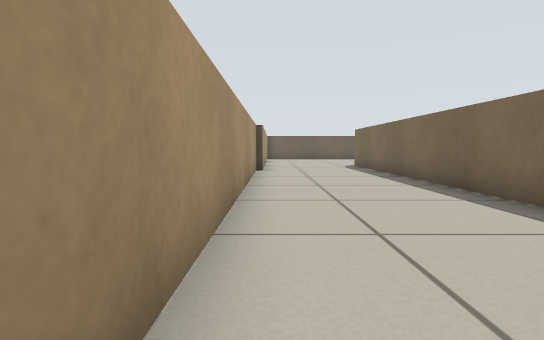
view 1 (above)

23 first-person views from a walk through a world built for the Player/Stage simulator. The camera is 0.41 m above the floor, tilts 4° down and sees 80° across. The lines on the ground mark 1 m squares. The floor is counted in squares, 0.5 m on a side. Each view is taken from the middle of a square. On the plan, view 1 faces up. The plan holds only what a view shows up to about 11 squares ahead; the rest is blank. Robots are left out.

view 2
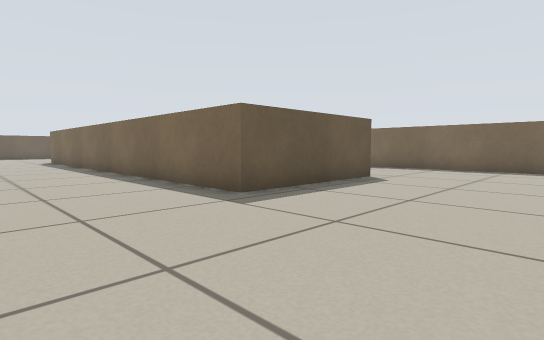

view 3
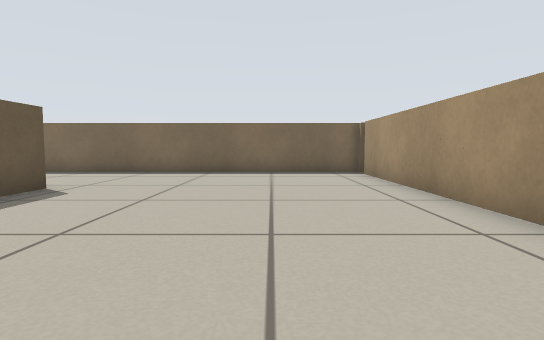

view 4
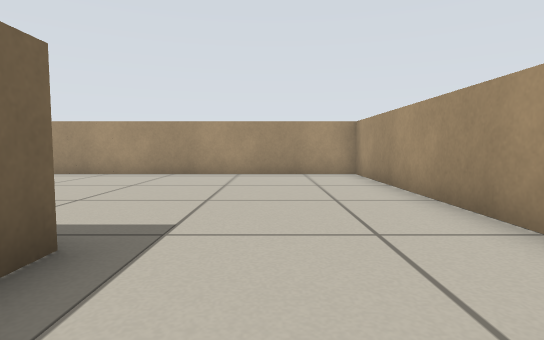

view 5
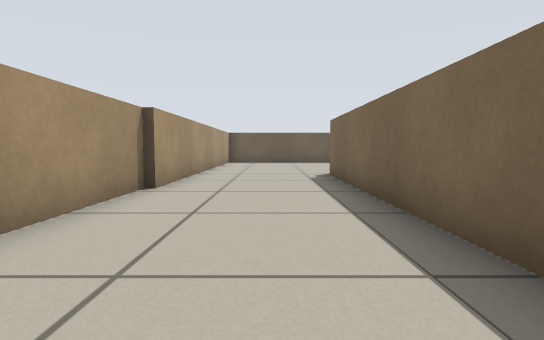

view 6
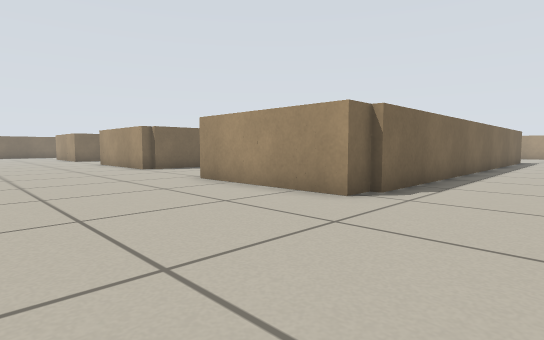

view 7
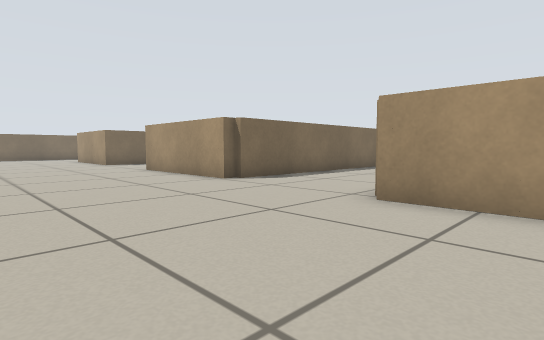

view 8
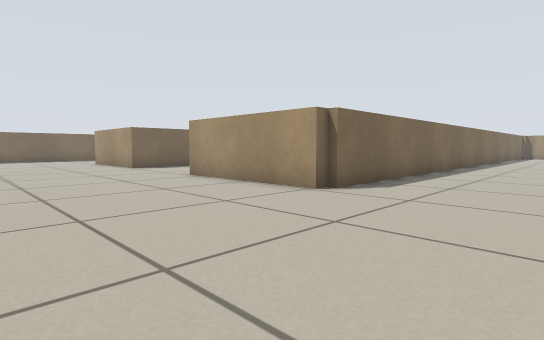

view 9
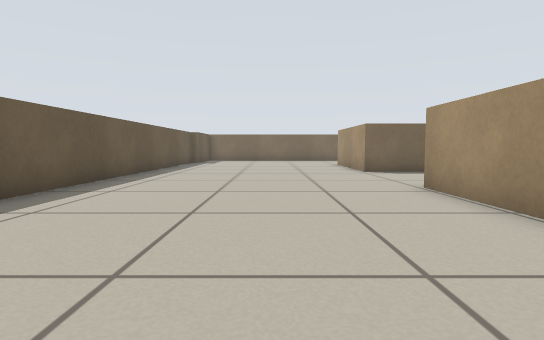

view 10
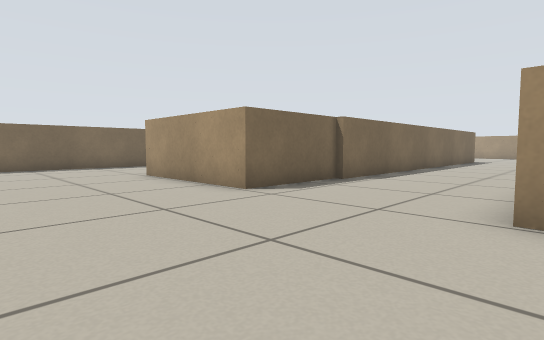

view 11
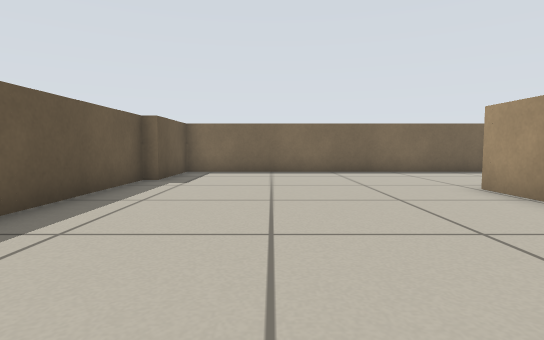

view 12
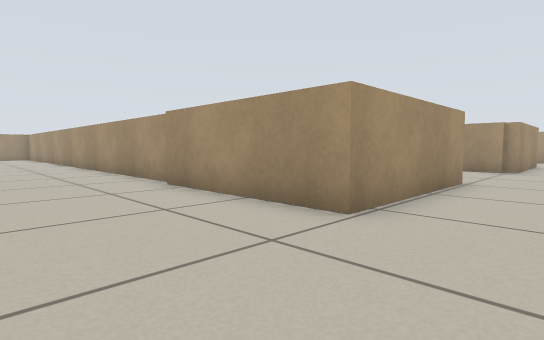

view 13
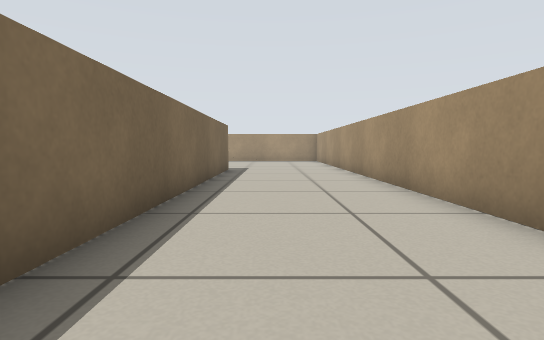

view 14
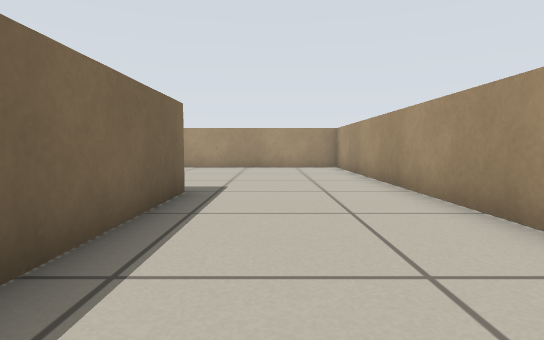

view 15
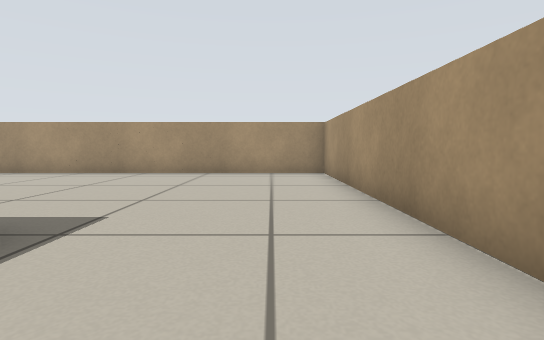

view 16
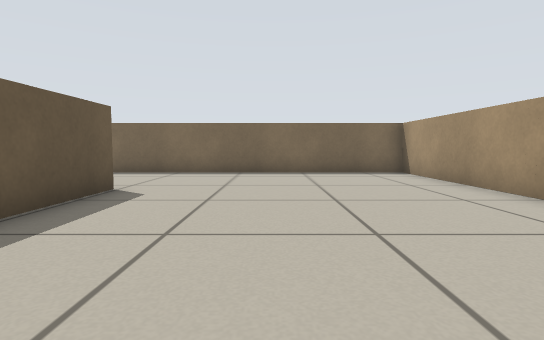

view 17
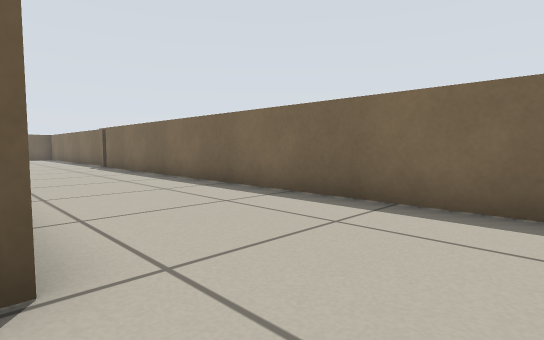

view 18
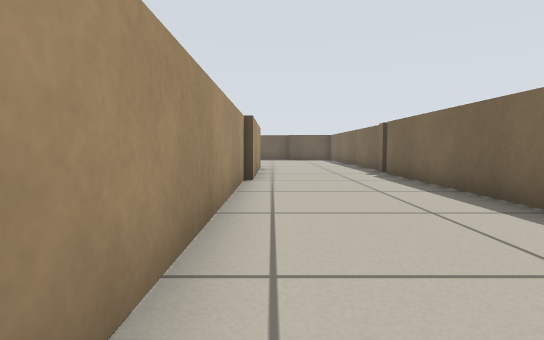

view 19
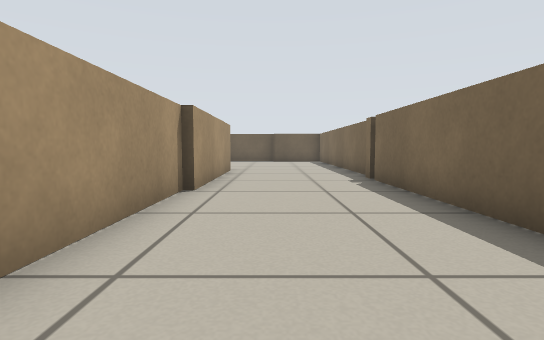

view 20
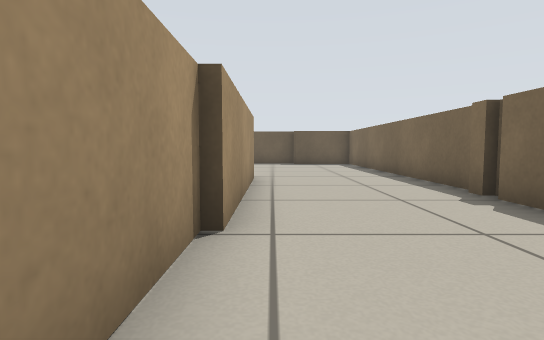

view 21
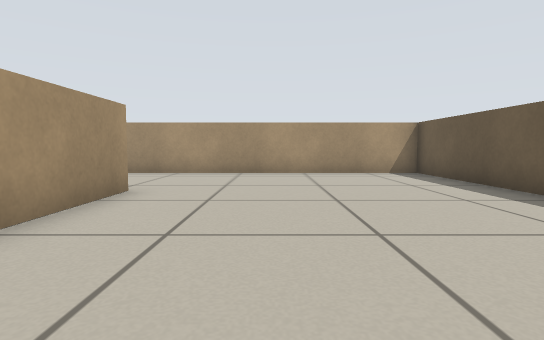

view 22
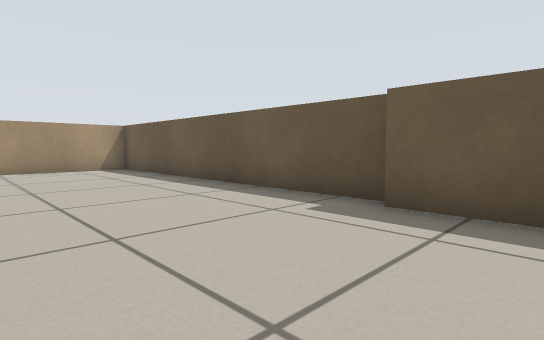

view 23
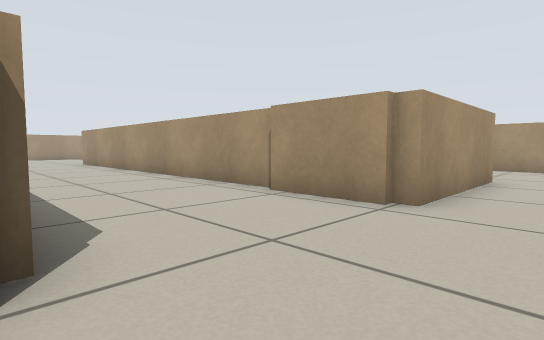

### Floor plan
Points are (right, up) in squares from view 1. A wall is a line through its corners. A room is listed if a view was taken in it or the views show most of it. See-through windows are left out.
Room 1 (views 1, 2, 3, 4, 5, 6, 7, 8, 9, 10, 11, 12, 13, 14, 15, 16, 17, 18, 19, 20, 21, 22, 23)
walls: (12.6, 8) (12.6, 14.6); (17.3, 9.9) (17.3, -8.2) (30.6, -8.2) (30.6, 11.1); (8.4, 12.4) (8.4, 5.9); (12.9, 14.5) (12.9, 14.9) (17.6, 14.9) (17.6, 10.2); (8.6, 15) (8.6, 12.5); (8.5, -0.5) (3.7, -0.5) (3.7, 14.6); (3.9, 14.5) (3.9, 15.3) (8.4, 15.3) (8.4, 14.9); (21.8, 11.8) (21.8, 14.9) (26.4, 14.9); (-0.6, 11.5) (-0.6, 0.6); (21.6, -1) (21.6, 11.9); (11.8, 22.2) (9.9, 22.2); (26.3, 9.1) (26.3, 1.8); (9.9, 22.6) (-0.3, 22.6) (-0.3, 11.4); (-0.6, -1) (-0.6, -7.8) (12, -7.8); (26.5, 14.2) (26.5, 9); (12.6, -7.9) (12.6, 2.5); (26.4, -0.9) (23.6, -0.9); (22.1, 22.2) (16, 22.2); (30.6, 11.4) (30.6, 11.9); (30.8, 11.9) (30.8, 21.8) (28.1, 21.8); (28.1, 22.2) (23.8, 22.2)

Positions as (right, up) in squares from view 1, and headings:
1: (0, 0), facing up
2: (0, -5), facing up-right
3: (2, -5), facing right
4: (2, 2), facing down
5: (2, 5), facing up
6: (1, 20), facing down-right
7: (6, 20), facing down-right
8: (9, 20), facing down-right
9: (11, 18), facing right
10: (17, 19), facing down-right
11: (20, 19), facing right
12: (21, 17), facing down-left
13: (20, 11), facing down
14: (20, 5), facing down
15: (19, 2), facing down
16: (20, -4), facing right
17: (26, -3), facing up-right
18: (27, 1), facing up
19: (28, 3), facing up
20: (27, 6), facing up
21: (10, 18), facing left
22: (12, 18), facing up-left
23: (13, 17), facing down-left
